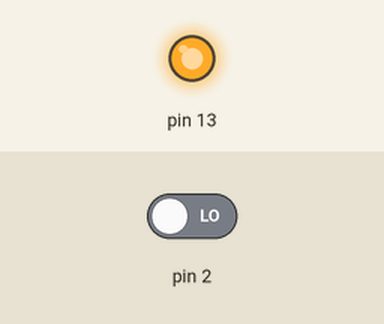
Recording of a sketch running on a simulated Arduino Uno, built with avr-gcc and run on an emulated ATmega328P. Parts: output pins drawn as LEDs (lit = HIGH). The test bench sets the inputs (shaded band); at power-on: pin 2 LOW.

Above: at 1.2 s.
1.3 s: pin 2 driven HIGH
At 1.7 s:
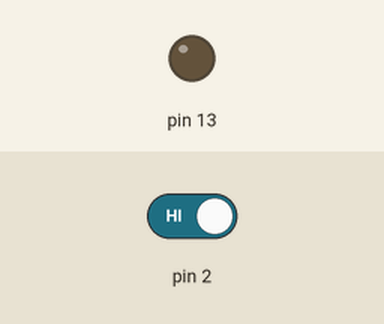
2.8 s: pin 2 driven LOW
At 4.0 s:
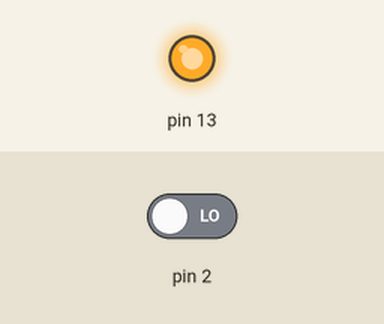
Timing chart, 0 to 5.8 s (numbered marks = the images above; inputs shaded):
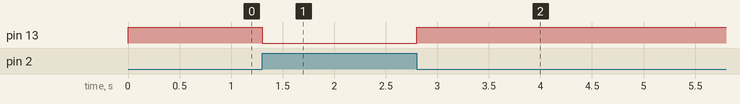

Measured:
- after the input at 1.3 s, pin 13: HIGH → LOW at once
- after the input at 2.8 s, pin 13: LOW → HIGH at once

The sketch:

minilab1_sketch.ino
```cpp
int switchState = 0;//to capture switch state

void setup() {
  // put your setup code here, to run once:
  pinMode(13, OUTPUT);
  pinMode(2, INPUT);

}

void loop() {
  // put your main code here, to run repeatedly:
  switchState = digitalRead(2);
  //reads the state of the pin 0;

  //control block
  if(switchState == HIGH)
  {
    digitalWrite(13, LOW);
    //if the state is high turn off LED

  }else
  {
    digitalWrite(13, HIGH);
    //if the state is low turn on LED
  }

}
```
